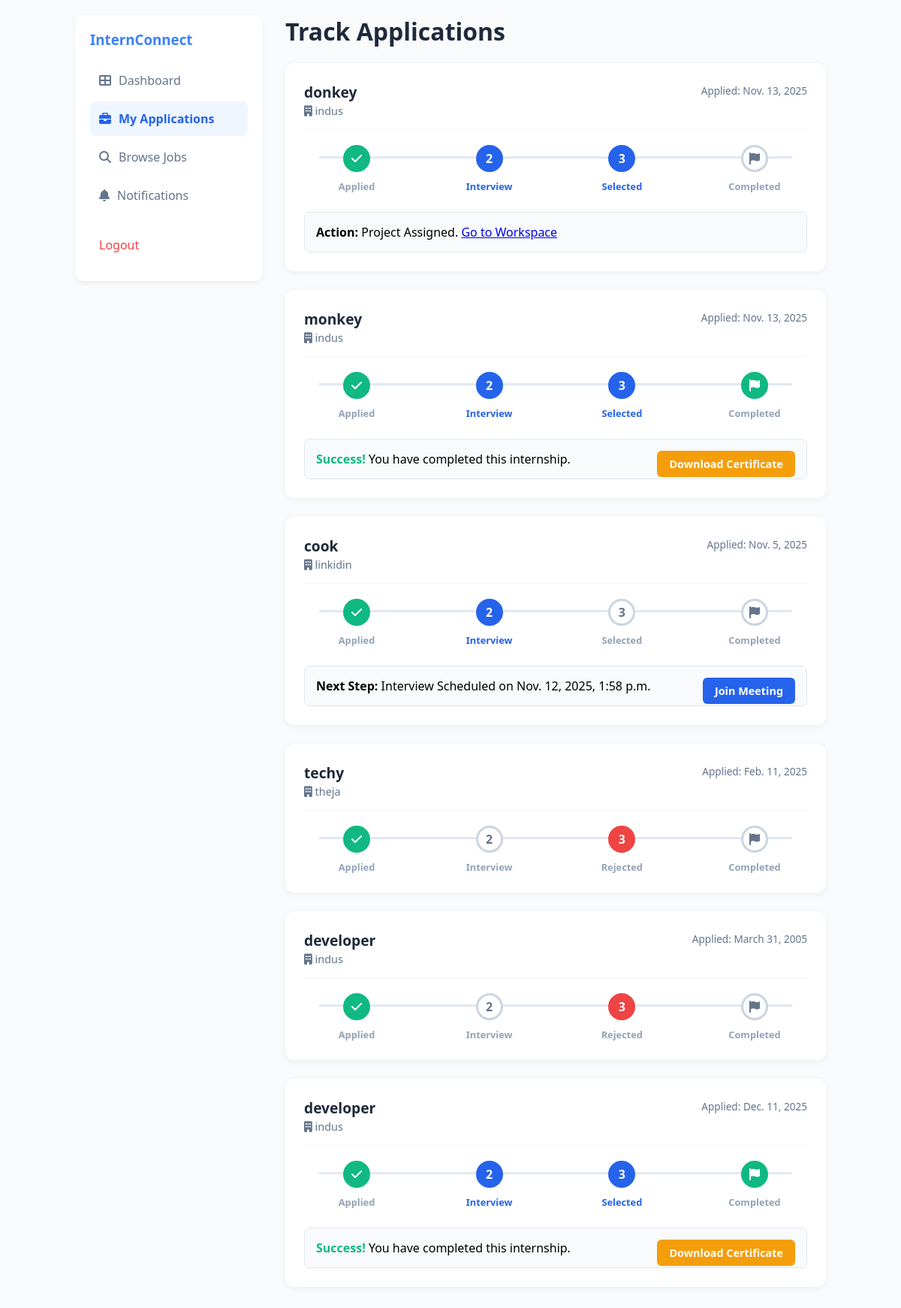
/my-applications/ (signed in), run on the app's committed database.
### myapp/models.py (models this page shows, shortened)
class Applications(models.Model):
    user = models.ForeignKey(Register, on_delete=models.CASCADE)
    internship = models.ForeignKey(Internship, on_delete=models.CASCADE, null=True)
    Address = models.CharField(max_length=200)
    TechnicalSkills = models.CharField(max_length=200)
    InternshipType = models.CharField(max_length=100)
    PreferredDuration = models.CharField(max_length=100)
    EarliestStartDate = models.DateField()
    CoverLetter = models.TextField()
    Status = models.CharField(max_length=100, default='pending')
    certificate = models.FileField(upload_to='certificates/', blank=True, null=True)
    rejection_reason = models.TextField(blank=True, null=True)
    interview_date = models.DateTimeField(null=True, blank=True)
    interview_link = models.URLField(null=True, blank=True)

class Internship(models.Model):
    company = models.ForeignKey(Employer, on_delete=models.CASCADE, null=True)
    positionTitle = models.CharField(max_length=100)
    positionDescription = models.TextField()
    department = models.CharField(max_length=100, choices=CATEGORY_CHOICES, default='Other') # Updated
    internshipType = models.CharField(max_length=100)
    startDate = models.DateField()
    duration = models.CharField(max_length=100)
    stipend = models.CharField(max_length=100)
    positionsAvailable = models.IntegerField(default=1)
    educationLevel = models.CharField(max_length=100)
    Skills = models.CharField(max_length=200)
    preferredSkills = models.CharField(max_length=200)
    applicationDeadline = models.DateField()
    howToApply = models.CharField(max_length=100)
    contactEmail = models.EmailField()
    contactPhone = models.CharField(max_length=20)
    status = models.CharField(max_length=20, default='Active') # 'Active' or 'Draft'

class Employer(models.Model):
    company_name = models.CharField(max_length=100)
    company_website = models.CharField(max_length=100)
    company_size = models.CharField(max_length=100)
    company_address = models.CharField(max_length=100)
    industry = models.CharField(max_length=100)
    first_name = models.CharField(max_length=100)
    last_name = models.CharField(max_length=100)
    email = models.EmailField(unique=True)
    password = models.CharField(max_length=100)
    rights = models.CharField(max_length=100, default='new company', null=True)
    verification_doc = models.FileField(upload_to='verification_docs/', null=True, blank=True)
    is_verified = models.BooleanField(default=False)

### myapp/views.py (the view)
# urls.py: path('my-applications/', views.my_applications, name='my_applications'),
def my_applications(request):
    if 'uid' not in request.session: return redirect('login')
    student = Register.objects.get(id=request.session['uid'])
    my_apps = Applications.objects.filter(user=student).order_by('-id')
    return render(request, 'user/my_applications.html', {'apps': my_apps})

### myapp/templates/user/my_applications.html (shortened to what this page needs)
<!DOCTYPE html>
<html lang="en">
<head>
    <link rel="stylesheet" href="https://cdnjs.cloudflare.com/ajax/libs/font-awesome/6.4.0/css/all.min.css">
</head>
<body>
    <div class="container">
        <div class="sidebar">
            <h3 style="margin-top:0; color:#3b82f6;">InternConnect</h3>
            <a href="{% url 'user_dashboard' %}" class="menu-item"><i class="fas fa-th-large"></i> Dashboard</a>
            <a href="#" class="menu-item active"><i class="fas fa-briefcase"></i> My Applications</a>
            <a href="{% url 'browse_internships' %}" class="menu-item"><i class="fas fa-search"></i> Browse Jobs</a>
            <a href="{% url 'my_notifications' %}" class="menu-item"><i class="fas fa-bell"></i> Notifications</a>
            <a href="{% url 'logout' %}" class="menu-item" style="color:#ef4444; margin-top:20px;">Logout</a>
        </div>
        <div class="content">
            <h1 style="color:#1e293b; margin-top:0;">Track Applications</h1>
            {% for app in apps %}
            <div class="app-card">
                <div class="app-header">
                    <div class="company-info">
                        <h3>{{ app.internship.positionTitle }}</h3>
                        <p><i class="fas fa-building"></i> {{ app.internship.company.company_name }}</p>
                    </div>
                    <div style="text-align:right;">
                        <span style="font-size:0.85rem; color:#64748b;">Applied: {{ app.EarliestStartDate }}</span>
                    </div>
                </div>
                <div class="timeline">
                    <div class="step completed">
                        <div class="circle"><i class="fas fa-check"></i></div>
                        <div class="step-label">Applied</div>
                    </div>
                    <div class="step {% if app.Status == 'Interview Scheduled' or app.Status == 'Approved' or app.Status == 'Completed' %}active{% endif %}">
                        <div class="circle">2</div>
                        <div class="step-label">Interview</div>
                    </div>
                    <div class="step {% if app.Status == 'Approved' or app.Status == 'Completed' %}active{% endif %} {% if app.Status == 'Rejected' %}rejected{% endif %}">
                        <div class="circle">3</div>
                        <div class="step-label">{% if app.Status == 'Rejected' %}Rejected{% else %}Selected{% endif %}</div>
                    </div>
                    <div class="step {% if app.Status == 'Completed' %}completed{% endif %}">
                        <div class="circle"><i class="fas fa-flag"></i></div>
                        <div class="step-label">Completed</div>
                    </div>
                </div>
                {% if app.Status == 'Interview Scheduled' %}
                <div class="action-area">
                    <strong>Next Step:</strong> Interview Scheduled on {{ app.interview_date }}
                    <a href="{{ app.interview_link }}" target="_blank" class="btn-action" style="float:right;">Join Meeting</a>
                </div>
                {% elif app.Status == 'Approved' %}
                <div class="action-area">
                    <strong>Action:</strong> Project Assigned. <a href="{% url 'project_workspace' app.id %}">Go to Workspace</a>
                </div>
                {% elif app.Status == 'Completed' and app.certificate %}
                <div class="action-area">
                    <strong style="color:#10b981;">Success!</strong> You have completed this internship.
                    <a href="{{ app.certificate.url }}" target="_blank" class="btn-action" style="float:right; background:#f59e0b;">Download Certificate</a>
                </div>
                {% endif %}
            </div>
            {% empty %}
            <div style="text-align:center; padding:50px; color:#94a3b8;">
                <i class="fas fa-folder-open" style="font-size:3rem;"></i>
                <p>No active applications.</p>
            </div>
            {% endfor %}
        </div>
    </div>
</body>
</html>

### myapp/templates/user/my_applications.html (style rules this page uses)
:root { --primary: #0f172a; --accent: #2563eb; }
body { font-family: 'Segoe UI', sans-serif; background: #f8fafc; margin: 0; padding: 20px; }
.container { max-width: 1000px; margin: 0 auto; display: grid; grid-template-columns: 250px 1fr; gap: 30px; }
.sidebar { background: white; padding: 20px; border-radius: 12px; height: fit-content; box-shadow: 0 4px 6px rgba(0,0,0,0.05); }
.menu-item { display: flex; align-items: center; gap: 10px; padding: 12px; color: #64748b; text-decoration: none; border-radius: 8px; margin-bottom: 5px; transition: 0.2s; }
.menu-item:hover, .menu-item.active { background: #eff6ff; color: var(--accent); font-weight: 600; }
.app-card { background: white; border-radius: 12px; padding: 25px; margin-bottom: 25px; box-shadow: 0 2px 10px rgba(0,0,0,0.05); }
.app-header { display: flex; justify-content: space-between; border-bottom: 1px solid #f1f5f9; padding-bottom: 15px; margin-bottom: 20px; }
.company-info h3 { margin: 0; color: #1e293b; font-size: 1.2rem; }
.company-info p { margin: 2px 0 0; color: #64748b; font-size: 0.9rem; }
.timeline { display: flex; justify-content: space-between; position: relative; margin: 0 20px; }
.timeline::before { content: ''; position: absolute; top: 15px; left: 0; width: 100%; height: 3px; background: #e2e8f0; z-index: 0; }
.step { position: relative; z-index: 1; text-align: center; width: 100px; }
.circle { width: 30px; height: 30px; background: white; border: 3px solid #cbd5e1; border-radius: 50%; margin: 0 auto 10px; display: flex; align-items: center; justify-content: center; font-weight: bold; color: #64748b; transition: 0.3s; }
.step-label { font-size: 0.8rem; color: #94a3b8; font-weight: 600; }
.step.active .circle { border-color: var(--accent); background: var(--accent); color: white; }
.step.active .step-label { color: var(--accent); }
.step.completed .circle { border-color: #10b981; background: #10b981; color: white; }
.step.rejected .circle { border-color: #ef4444; background: #ef4444; color: white; }
.action-area { margin-top: 25px; background: #f8fafc; padding: 15px; border-radius: 8px; border: 1px solid #e2e8f0; }
.btn-action { display: inline-block; background: var(--accent); color: white; padding: 8px 16px; border-radius: 6px; text-decoration: none; font-size: 0.9rem; font-weight: 600; }

### data on the page
Applications: internship.positionTitle "donkey", internship.company.company_name "indus", EarliestStartDate "Nov. 13, 2025", Status "Selected", shows "Action:"
Applications: internship.positionTitle "monkey", internship.company.company_name "indus", EarliestStartDate "Nov. 13, 2025", Status "Selected"
Applications: internship.positionTitle "cook", internship.company.company_name "linkidin", EarliestStartDate "Nov. 5, 2025", shows "Selected", interview_date "Nov. 12, 2025, 1:58 p.m."
Applications: internship.positionTitle "techy", internship.company.company_name "theja", EarliestStartDate "Feb. 11, 2025", Status "Rejected"
Applications: internship.positionTitle "developer", internship.company.company_name "indus", EarliestStartDate "March 31, 2005", Status "Rejected"
Applications: internship.positionTitle "developer", internship.company.company_name "indus", EarliestStartDate "Dec. 11, 2025", Status "Selected"
